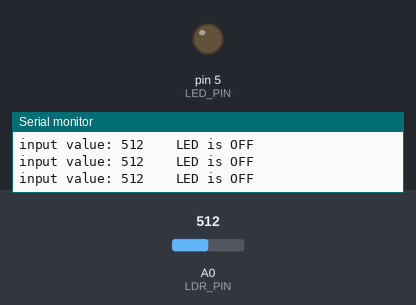
Bench run of a sketch on a simulated Arduino Uno, built with avr-gcc and run on an emulated ATmega328P. Parts: output pins drawn as LEDs (lit = HIGH), the last lines printed to the serial monitor. Dashed ring = blinking. The inputs (shaded band) are chosen by the test bench; at power-on: A0 (LDR_PIN) = 512.

Above: at 1.2 s.
1.3 s: A0 (LDR_PIN) set to 894
2.8 s: A0 (LDR_PIN) set to 918
At 3.7 s:
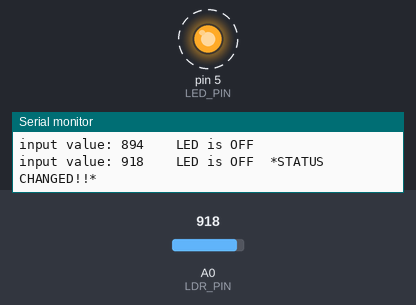
Timing chart, 0 to 11.8 s (numbered marks = the images above; inputs shaded):
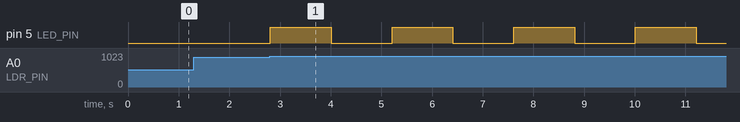

Measured:
- the behaviour switches between 900 and 901 on A0 (LDR_PIN) (found by bisection; images 0 and 1)
- after the input at 2.8 s, pin 5 (LED_PIN): alternates HIGH for 1.2 s and LOW for 1.2 s, starting at once

The sketch:

Button.ino
```cpp
const int LDR_PIN = A0; // assiging LDR pin: A0
const int LED_PIN = 5;  // assiging LED pin: D1

bool isActive = false; // a boolean variable for saving the LED's state

void setup() {
  Serial.begin(9600);
  pinMode(LED_PIN, OUTPUT);
}

void loop() {
  int sensor_value = analogRead(LDR_PIN); // reading the LDR value
  Serial.print("input value: ");
  Serial.print(sensor_value);
  Serial.print("  \tLED is ");
  Serial.print(isActive ? "ON" : "OFF");
  Serial.print("\t");
  if (sensor_value > 900) { // putting the LDR in a dark place...
    Serial.print("*STATUS CHANGED!!*");
    isActive = !isActive;
    digitalWrite(LED_PIN, isActive ? HIGH : LOW); // changing the state of LED
    delay(1000); // waiting for the LDR to be in a lighter place
  }
  Serial.println("");
  delay(200);
}
```
